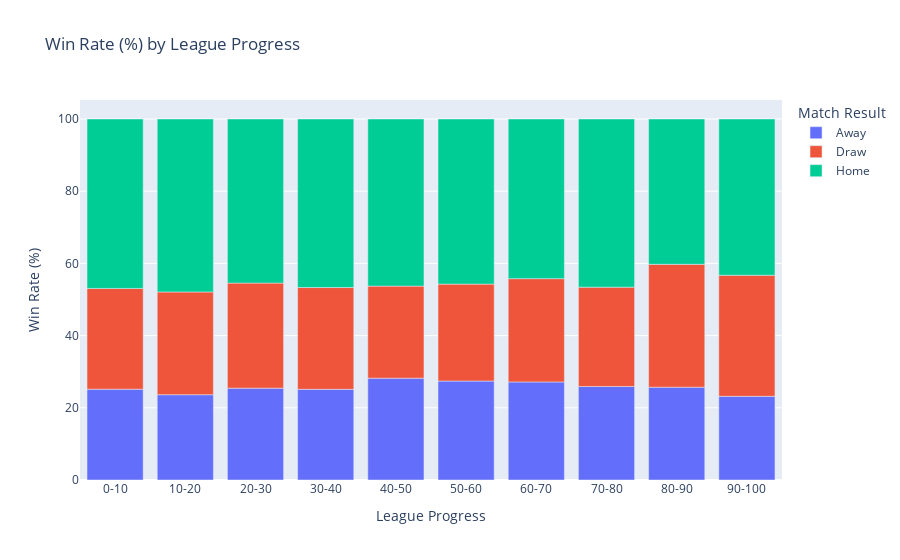

Notebook code cell kept with this figure:
### Code cell
plot_winrate_barplot(df, var_x="league_progress_cat", label_x="League Progress")

### Figure 1 — Plotly figure (JSON) as saved in the notebook; plotly's stock layout.template omitted (floating-point values rounded to 4 significant figures)
{"data": [{"alignmentgroup": "True", "hovertemplate": "Match Result=Away<br>League Progress=%{x}<br>Win Rate (%)=%{y}<extra></extra>", "legendgroup": "Away", "marker": {"color": "#636efa"}, "name": "Away", "offsetgroup": "Away", "orientation": "v", "showlegend": true, "textposition": "auto", "type": "bar", "x": ["0-10", "10-20", "20-30", "30-40", "40-50", "50-60", "60-70", "70-80", "80-90", "90-100"], "xaxis": "x", "y": [25.15, 23.63, 25.44, 25.13, 28.21, 27.41, 27.17, 25.91, 25.71, 23.18], "yaxis": "y"}, {"alignmentgroup": "True", "hovertemplate": "Match Result=Draw<br>League Progress=%{x}<br>Win Rate (%)=%{y}<extra></extra>", "legendgroup": "Draw", "marker": {"color": "#EF553B"}, "name": "Draw", "offsetgroup": "Draw", "orientation": "v", "showlegend": true, "textposition": "auto", "type": "bar", "x": ["0-10", "10-20", "20-30", "30-40", "40-50", "50-60", "60-70", "70-80", "80-90", "90-100"], "xaxis": "x", "y": [27.91, 28.46, 29.12, 28.19, 25.51, 26.85, 28.61, 27.52, 34.04, 33.54], "yaxis": "y"}, {"alignmentgroup": "True", "hovertemplate": "Match Result=Home<br>League Progress=%{x}<br>Win Rate (%)=%{y}<extra></extra>", "legendgroup": "Home", "marker": {"color": "#00cc96"}, "name": "Home", "offsetgroup": "Home", "orientation": "v", "showlegend": true, "textposition": "auto", "type": "bar", "x": ["0-10", "10-20", "20-30", "30-40", "40-50", "50-60", "60-70", "70-80", "80-90", "90-100"], "xaxis": "x", "y": [46.93, 47.91, 45.44, 46.68, 46.29, 45.74, 44.23, 46.58, 40.25, 43.28], "yaxis": "y"}], "layout": {"barmode": "relative", "legend": {"title": {"text": "Match Result"}, "tracegroupgap": 0}, "title": {"text": "Win Rate (%) by League Progress"}, "xaxis": {"anchor": "y", "domain": [0, 1], "title": {"text": "League Progress"}}, "yaxis": {"anchor": "x", "domain": [0, 1], "title": {"text": "Win Rate (%)"}}}}
